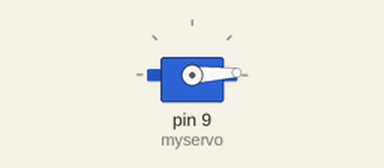
The sketch below on a simulated Arduino Uno, built with avr-gcc and run on an emulated ATmega328P. On the bench: servo.

Above: at 0.05 s.
At 1.3 s:
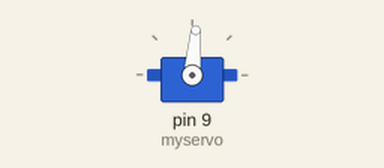
At 2.6 s:
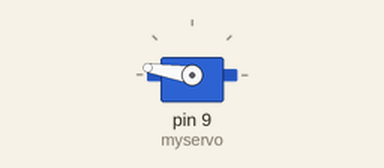
At 5.2 s:
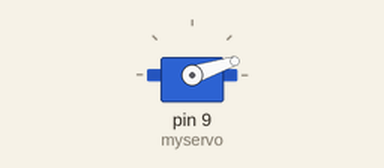
Timing chart, 0 to 7.1 s (numbered marks = the images above):
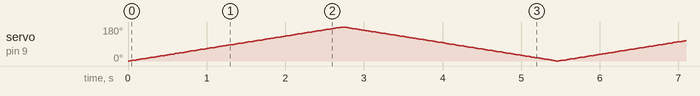

The sketch:

test.ino
```cpp
#include <Servo.h>

Servo myservo;


void setup(void) {
  // put your setup code here, to run once:
  Serial.begin(9600);
  myservo.attach(9);
}

int pos = 0;

void loop(void) {
  // put your main code here, to run repeatedly:
    for (pos = 0; pos <= 180; pos += 1) { // goes from 0 degrees to 180 degrees
        // in steps of 1 degree
        myservo.write(pos);              // tell servo to go to position in variable 'pos'
        delay(15);                       // waits 15ms for the servo to reach the position
    }

    for (pos = 180; pos >= 0; pos -= 1) { // goes from 180 degrees to 0 degrees
        myservo.write(pos);              // tell servo to go to position in variable 'pos'
        delay(15);                       // waits 15ms for the servo to reach the position
    }
}
```
